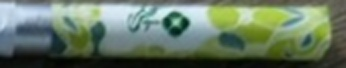
#> input picture .scratch/apple_band_0.jpg, 346 x 68 px, given in place of 6-10-25_at_15.23.58-45e4eddb-5ffe-4e32-aced-e86ce47cad54.jpg, which was not available
$ python crop_aris_apple_sticks.py
#> lines starting #> are read from the running program, lines starting #| are printed output that depends on the picture; after the words box and inside, x2 and y2 are one past the last pixel; in counts of white or black regions, pixels touching at a corner belong together; pictures that were not available may be replaced by others from this repository, and a replacement may not be noted
import math
import cv2
import numpy as np

A = "/Users/afridee/.cursor/projects/Volumes-T7-Dev-stock-material-detection/assets/"
IMGS = {
    "a": A + "WhatsApp_Image_2026-10-25_at_15.23.58-45e4eddb-5ffe-4e32-aced-e86ce47cad54.jpg",
    "b": A + "WhatsApp_Image_2026-10-25_at_15.23.58__1_-3e49550f-dde9-46f9-be66-87f70d2342eb.jpg",
}
# (image, butt end xy, tip xy, ring x)
STICKS = [
    ("a", (68, 238), (512, 214), 352),
    ("a", (63, 455), (516, 429), 353),
    ("a", (51, 603), (511, 576), 348),
    ("a", (70, 854), (539, 818), 371),
    ("b", (65, 251), (501, 228), 346),
    ("b", (63, 463), (505, 437), 346),
    ("b", (53, 609), (500, 579), 343),
    ("b", (75, 852), (527, 814), 366),
]
H = 34
OUT = "/Volumes/T7-Dev/stock-material-detection/.scratch/apple_"

out = []
overlays = {k: cv2.imread(v) for k, v in IMGS.items()}
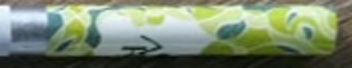
#> input picture .scratch/apple_band_1.jpg, 352 x 68 px, given in place of -25_at_15.23.58__1_-3e49550f-dde9-46f9-be66-87f70d2342eb.jpg, which was not available
#> overlays = 2 items
for img_key, butt, tip, ring_x in STICKS:
    img = cv2.imread(IMGS[img_key])
#> img is the input picture: shape (68, 346, 3); mean B, G, R 99.4, 119.6, 101.8
    dx, dy = tip[0] - butt[0], tip[1] - butt[1]
    ang = math.degrees(math.atan2(dy, dx))
    length = math.hypot(dx, dy)
    t0 = (ring_x - 5 - butt[0]) / dx
    start = (butt[0] + t0 * dx, butt[1] + t0 * dy)
    band_len = length * (1 - t0) + 8
    cx = start[0] + math.cos(math.radians(ang)) * band_len / 2
    cy = start[1] + math.sin(math.radians(ang)) * band_len / 2
    M = cv2.getRotationMatrix2D((cx, cy), ang, 1.0)
    rot = cv2.warpAffine(img, M, (img.shape[1], img.shape[0]), flags=cv2.INTER_CUBIC)
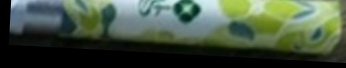
#> rot: shape (68, 346, 3); mean B, G, R 64.9, 83.3, 68.7
    crop = cv2.getRectSubPix(rot, (int(round(band_len)), H), (cx, cy))
#> crop: shape (34, 173, 3); every value is 0
    out.append(cv2.resize(crop, None, fx=2, fy=2, interpolation=cv2.INTER_CUBIC))
    cv2.line(overlays[img_key], butt, tip, (0, 0, 255), 1)

for i, c in enumerate(out):
    cv2.imwrite(f"{OUT}band_{i}.jpg", c, [cv2.IMWRITE_JPEG_QUALITY, 95])
#> this loop made 8 passes
w = max(c.shape[1] for c in out)
#> w = 364
sheet = np.vstack([cv2.copyMakeBorder(c, 4, 4, 0, w - c.shape[1], cv2.BORDER_CONSTANT, value=(255, 255, 255)) for c in out])
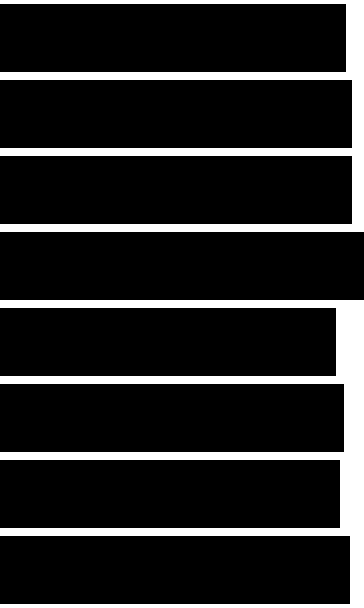
#> sheet: shape (608, 364, 3); 14.5% white; 2 white regions, box (x1, y1, x2, y2) and area: (0, 300, 364, 608) 18952, (0, 0, 364, 232) 13048
#> c: shape (68, 350, 3); every value is 0
cv2.imwrite(f"{OUT}sheet.jpg", sheet)
cv2.imwrite(f"{OUT}overlay.jpg", np.hstack(list(overlays.values())))
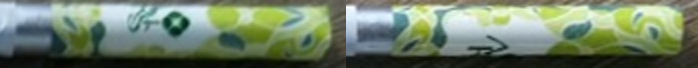
#> saved as apple_overlay.jpg: shape (68, 698, 3); mean B, G, R 105.1, 127, 111.5
